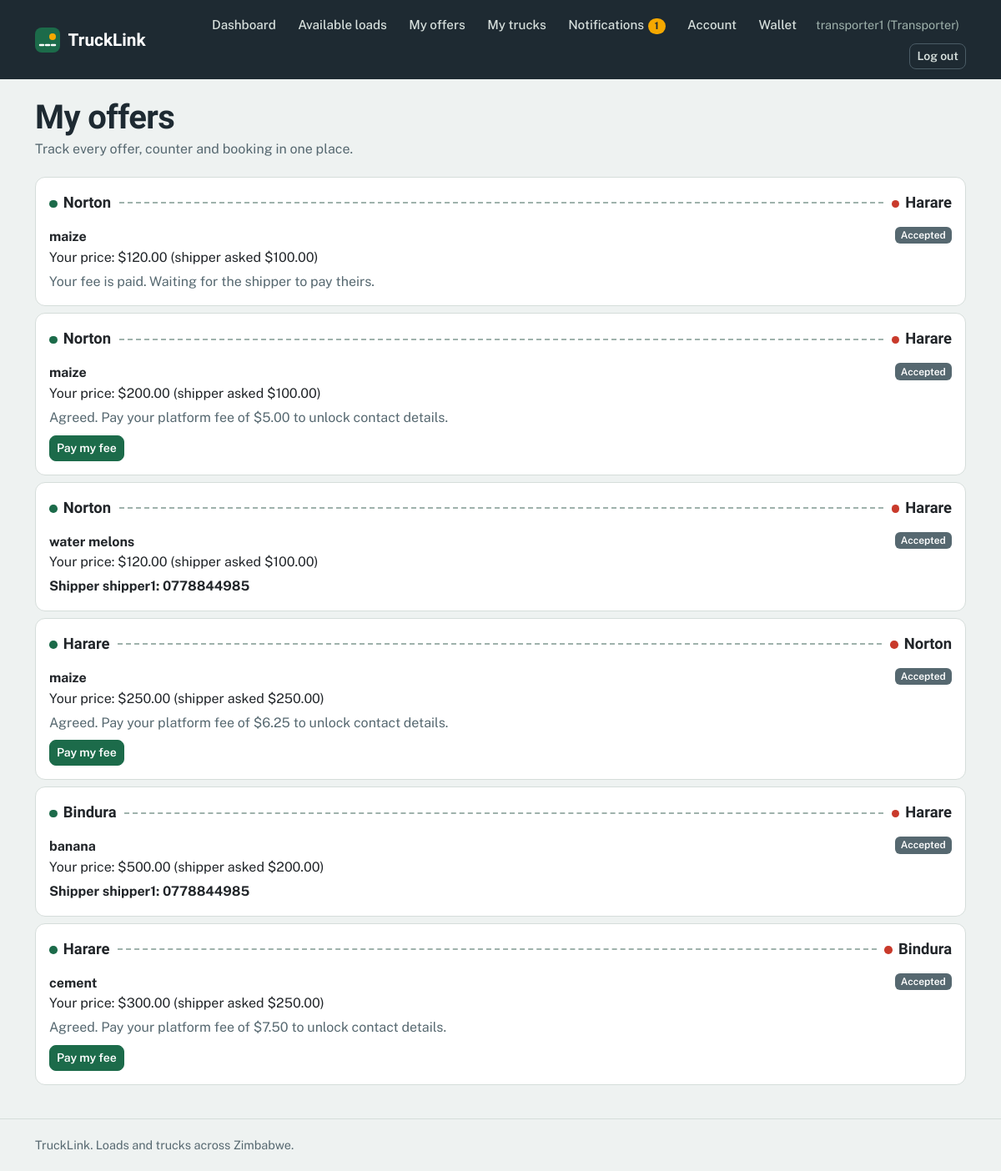
The app's page /loads/offers/ (signed in) with its own data.
### accounts/models.py (models this page shows, shortened)
class Profile(models.Model):
    ROLE_CHOICES = [
        ('shipper', 'Shipper (I have loads)'),
        ('transporter', 'Transporter (I have trucks)'),
    ]
    user = models.OneToOneField(settings.AUTH_USER_MODEL, on_delete=models.CASCADE)
    role = models.CharField(max_length=20, choices=ROLE_CHOICES)
    phone = models.CharField(max_length=20, blank=True)
    both_roles = models.BooleanField(default=False)

### loads/models.py (models this page shows, shortened)
class Offer(models.Model):
    STATUS_CHOICES = [
        ('pending', 'Awaiting shipper'),
        ('countered', 'Awaiting transporter'),
        ('accepted', 'Accepted'),
        ('declined', 'Declined'),
        ('withdrawn', 'Withdrawn'),
        ('expired', 'Expired'),
    ]
    load = models.ForeignKey(Load, on_delete=models.CASCADE, related_name='offers')
    transporter = models.ForeignKey(settings.AUTH_USER_MODEL, on_delete=models.CASCADE,
                                    related_name='offers')
    truck = models.ForeignKey('trucks.Truck', on_delete=models.SET_NULL,
                              null=True, blank=True)
    price = models.DecimalField(max_digits=10, decimal_places=2)
    message = models.CharField(max_length=200, blank=True)
    status = models.CharField(max_length=20, choices=STATUS_CHOICES, default='pending')
    accepted_at = models.DateTimeField(null=True, blank=True)
    created_at = models.DateTimeField(auto_now_add=True)
    def _fee(self, percent):
        fee = self.price * Decimal(str(percent)) / Decimal('100')
        minimum = Decimal(str(settings.PLATFORM_FEE_MINIMUM))
        return max(fee, minimum).quantize(Decimal('0.01'))
    @property
    def transporter_fee(self):
        return self._fee(settings.PLATFORM_FEE_PERCENT_TRANSPORTER)
    @property
    def shipper_paid(self):
        return self.payments.filter(status='paid', payer_role='shipper').exists()
    @property
    def transporter_paid(self):
        return self.payments.filter(status='paid', payer_role='transporter').exists()
    @property
    def fee_paid(self):
        return self.shipper_paid and self.transporter_paid
    @property
    def pay_deadline(self):
        if not self.accepted_at:
            return None
        hours = getattr(settings, 'PAYMENT_DEADLINE_HOURS', 24)
        return self.accepted_at + timedelta(hours=hours)

class Load(models.Model):
    STATUS_CHOICES = [
        ('open', 'Open'),
        ('booked', 'Booked'),
        ('delivered', 'Delivered'),
        ('expired', 'Expired'),
    ]
    CARGO_CHOICES = [
        ('general', 'General cargo'),
        ('bulk', 'Bulk'),
        ('perishable', 'Perishable'),
        ('fragile', 'Fragile'),
        ('hazardous', 'Hazardous'),
        ('livestock', 'Livestock'),
    ]
    URGENCY_CHOICES = [
        ('standard', 'Standard (1 to 3 days)'),
        ('urgent', 'Urgent (same day)'),
        ('scheduled', 'Scheduled (fixed date)'),
    ]
    TRUCK_NEEDED_CHOICES = [('any', 'Any truck')] + Truck.TYPE_CHOICES
    shipper = models.ForeignKey(settings.AUTH_USER_MODEL, on_delete=models.CASCADE,
                                related_name='loads', null=True, blank=True)
    title = models.CharField(max_length=100)
    pickup = models.CharField(max_length=100)
    destination = models.CharField(max_length=100)
    cargo_type = models.CharField(max_length=20, choices=CARGO_CHOICES, default='general')
    weight_tonnes = models.DecimalField(max_digits=6, decimal_places=2)
    truck_type_needed = models.CharField(max_length=20, choices=TRUCK_NEEDED_CHOICES, default='any')
    offered_price = models.DecimalField(max_digits=10, decimal_places=2)
    urgency = models.CharField(max_length=20, choices=URGENCY_CHOICES, default='standard')
    pickup_date = models.DateField(null=True, blank=True)
    description = models.TextField(blank=True, default='')
    insured = models.BooleanField(default=False)
    insurance_provider = models.CharField(max_length=100, blank=True, default='')
    coverage_amount = models.DecimalField(max_digits=12, decimal_places=2, null=True, blank=True)
    status = models.CharField(max_length=20, choices=STATUS_CHOICES, default='open')
    created_at = models.DateTimeField(auto_now_add=True)

### loads/views.py (the view)
# urls.py: path('offers/', views.my_offers, name='my_offers'),
@login_required
def my_offers(request):
    if _role(request.user) != 'transporter':
        return redirect('home')
    run_housekeeping()
    offers = (Offer.objects.filter(transporter=request.user)
              .select_related('load', 'load__shipper').order_by('-created_at'))
    return render(request, 'loads/my_offers.html', {'offers': offers})

### accounts/templatetags/notify_tags.py (called while the page is built)
@register.simple_tag
def unread_count(user):
    if not user.is_authenticated:
        return 0
    return user.notifications.filter(is_read=False).count()

### loads/services.py (called while the page is built, shortened)
def deadline_hours():
    return getattr(settings, 'PAYMENT_DEADLINE_HOURS', 24)

def expire_loads():
    stale = Load.objects.filter(status='open', pickup_date__lt=timezone.localdate())

def release_unpaid_bookings():
    cutoff = timezone.now() - timedelta(hours=deadline_hours())
    late = (Offer.objects
            .filter(status='accepted', accepted_at__lt=cutoff, load__status='booked')
            .select_related('load', 'load__shipper', 'transporter'))

def run_housekeeping():
    expire_loads()
    release_unpaid_bookings()

### loads/views.py (called while the page is built)
def _role(user):
    profile = getattr(user, 'profile', None)
    return profile.role if profile else None

### loads/templates/loads/my_offers.html (shortened to what this page needs)
{% extends 'base.html' %}
{% block content %}
<div class="page-head">
  <h1>My offers</h1>
  <p class="muted mb-0">Track every offer, counter and booking in one place.</p>
</div>
{% for offer in offers %}
<div class="card mb-2">
  <div class="card-body">
    <div class="route"><span class="town">{{ offer.load.pickup }}</span><span class="line"></span><span class="town">{{ offer.load.destination }}</span></div>
    <div class="d-flex justify-content-between align-items-start flex-wrap gap-2">
      <strong>{{ offer.load.title }}</strong>
      <span class="badge bg-secondary">{{ offer.get_status_display }}</span>
    </div>
    <p class="mb-1">Your price: ${{ offer.price }} (shipper asked ${{ offer.load.offered_price }})</p>
    {% if offer.status == 'countered' %}
      <p class="mb-2"><strong>The shipper countered at ${{ offer.price }}.</strong> Your move.</p>
      <a href="{% url 'load_detail' offer.load.pk %}" class="btn btn-sm btn-primary">Respond</a>
    {% elif offer.status == 'accepted' %}
      {% if offer.fee_paid %}
        <p class="mb-0 fw-bold">Shipper {{ offer.load.shipper.username }}: {{ offer.load.shipper.profile.phone|default:"no phone given" }}</p>
      {% elif offer.transporter_paid %}
        <p class="mb-0 muted">Your fee is paid. Waiting for the shipper to pay theirs.</p>
      {% else %}
        <p class="mb-2 muted">Agreed. Pay your platform fee of ${{ offer.transporter_fee }}{% if offer.pay_deadline %} by {{ offer.pay_deadline|date:"d M, H:i" }}{% endif %} to unlock contact details.</p>
        <a href="{% url 'load_detail' offer.load.pk %}" class="btn btn-sm btn-success">Pay my fee</a>
      {% endif %}
    {% else %}
      <a href="{% url 'load_detail' offer.load.pk %}" class="btn btn-sm btn-outline-primary">View</a>
    {% endif %}
  </div>
</div>
{% empty %}
<div class="empty">You have not made any offers yet. Browse <a href="{% url 'load_list' %}">available loads</a>.</div>
{% endfor %}
{% endblock %}

### accounts/templates/base.html (shortened to what this page needs)
{% load notify_tags %}
<!DOCTYPE html>
<html lang="en">
<head>
  <link href="https://cdn.jsdelivr.net/npm/bootstrap@5.3.3/dist/css/bootstrap.min.css" rel="stylesheet">
</head>
<body>
  {% unread_count user as unread %}
  <header class="topbar">
    <div class="container topbar-inner">
      <a href="{% url 'home' %}" class="brand">
        <svg width="30" height="30" viewBox="0 0 30 30" aria-hidden="true"><rect width="30" height="30" rx="8" fill="#1C6B4A"/><path d="M6 21 L24 21" stroke="#fff" stroke-width="2.5" stroke-dasharray="4 3" stroke-linecap="round"/><circle cx="21" cy="11" r="4" fill="#F5A800"/></svg>
        <span>TruckLink</span>
      </a>
      <nav class="navlinks" aria-label="Main">
        {% if user.is_authenticated %}
          <a class="navlink" href="{% url 'dashboard' %}">Dashboard</a>
          {% if user.profile.role == 'shipper' %}
            <a class="navlink" href="{% url 'truck_list' %}">Available trucks</a>
            <a class="navlink" href="{% url 'post_load' %}">Post a load</a>
            <a class="navlink" href="{% url 'my_loads' %}">My loads</a>
          {% elif user.profile.role == 'transporter' %}
            <a class="navlink" href="{% url 'load_list' %}">Available loads</a>
            <a class="navlink" href="{% url 'my_offers' %}">My offers</a>
            <a class="navlink" href="{% url 'my_trucks' %}">My trucks</a>
          {% else %}
            <a class="navlink" href="{% url 'load_list' %}">Loads</a>
            <a class="navlink" href="{% url 'truck_list' %}">Trucks</a>
          {% endif %}
          <a class="navlink" href="{% url 'notifications' %}">Notifications{% if unread %}<span class="count">{{ unread }}</span>{% endif %}</a>
          <a class="navlink" href="{% url 'account' %}">Account</a>
                    <a class="navlink" href="{% url 'wallet_home' %}">Wallet</a>
          <span class="userchip">{{ user.username }}{% if user.profile %} ({{ user.profile.role|title }}){% endif %}</span>
          <form method="post" action="{% url 'logout' %}" class="d-inline">
            <button type="submit" class="btn btn-sm btn-nav">Log out</button>
          </form>
        {% else %}
          <a class="navlink" href="{% url 'login' %}">Log in</a>
          <a class="btn btn-sm btn-warning" href="{% url 'register' %}">Register</a>
        {% endif %}
      </nav>
    </div>
  </header>
  <main id="main">
    <div class="container">
      {% block content %}{% endblock %}
    </div>
  </main>
  <footer class="footer">
    <div class="container">TruckLink. Loads and trucks across Zimbabwe.</div>
  </footer>
</body>
</html>

### accounts/templates/base.html (style rules this page uses)
:root { --asphalt:#1E2A32; --mist:#EEF2F1; --paper:#FFFFFF; --msasa:#1C6B4A; --msasa-dark:#14513A; --msasa-tint:#E1F0E9; --amber:#F5A800; --amber-tint:#FFF1CC; --brake:#C93A2B; --brake-tint:#FBE5E1; --line:#D5DDDA; --muted:#566870; --bs-primary-rgb:28,107,74; --bs-success-rgb:28,107,74; --bs-warning-rgb:245,168,0; --bs-danger-rgb:201,58,43; --bs-secondary-rgb:86,104,112; }
body { font-family:'Public Sans',system-ui,-apple-system,'Segoe UI',sans-serif; background:var(--mist); color:var(--asphalt); line-height:1.55; min-height:100vh; display:flex; flex-direction:column; }
main { flex:1; }
h1,h2,h3,h4,.display-font { font-family:'Bricolage Grotesque','Public Sans',sans-serif; font-weight:700; letter-spacing:-.015em; line-height:1.1; }
main h1 { margin-top:1.5rem; }
a { color:var(--msasa); }
.muted { color:var(--muted); }
.topbar { background:var(--asphalt); color:#fff; }
.topbar-inner { display:flex; align-items:center; justify-content:space-between; gap:1rem; padding-top:.75rem; padding-bottom:.75rem; }
.brand { display:flex; align-items:center; gap:.6rem; color:#fff; text-decoration:none; font-family:'Bricolage Grotesque',sans-serif; font-weight:700; font-size:1.3rem; }
.navlinks { display:flex; align-items:center; gap:.25rem; flex-wrap:wrap; justify-content:flex-end; }
.navlink { color:#D7E0DD; text-decoration:none; padding:.4rem .7rem; border-radius:8px; font-weight:500; font-size:.95rem; }
.userchip { color:#9FB2AC; font-size:.9rem; padding:0 .5rem; }
.count { display:inline-block; min-width:1.3rem; padding:0 .4rem; border-radius:999px; background:var(--amber); color:var(--asphalt); font-size:.75rem; font-weight:700; text-align:center; margin-left:.3rem; }
.btn { border-radius:8px; font-weight:600; }
.btn-primary, .btn-success { --bs-btn-color:#fff; --bs-btn-bg:#1C6B4A; --bs-btn-border-color:#1C6B4A; --bs-btn-hover-color:#fff; --bs-btn-hover-bg:#14513A; --bs-btn-hover-border-color:#14513A; --bs-btn-active-color:#fff; --bs-btn-active-bg:#14513A; --bs-btn-active-border-color:#14513A; }
.btn-nav { --bs-btn-color:#D7E0DD; --bs-btn-border-color:#4B5C66; --bs-btn-hover-color:#fff; --bs-btn-hover-bg:rgba(255,255,255,.1); --bs-btn-hover-border-color:#9FB2AC; --bs-btn-active-color:#fff; --bs-btn-active-bg:rgba(255,255,255,.15); }
.card { border:1px solid var(--line); border-radius:12px; background:var(--paper); box-shadow:none; }
.badge { border-radius:6px; font-weight:600; padding:.35em .6em; }
.route { display:flex; align-items:center; gap:.6rem; margin-bottom:.9rem; }
.route .town { font-family:'Bricolage Grotesque',sans-serif; font-weight:700; font-size:1.15rem; white-space:nowrap; }
.route .town::before { content:""; display:inline-block; width:.6rem; height:.6rem; border-radius:50%; margin-right:.45rem; background:var(--msasa); }
.route .town:last-child::before { background:var(--brake); }
.route .line { flex:1; min-width:24px; border-top:2px dashed #9FB2AC; }
.page-head { margin:1.5rem 0 1.25rem; }
.page-head h1 { font-size:clamp(1.75rem,4vw,2.5rem); margin:0 0 .25rem; }
.footer { border-top:1px solid var(--line); color:var(--muted); padding:1.25rem 0; margin-top:2rem; font-size:.9rem; }

### records on screen
Offer: load.pickup "Norton", load.destination "Harare", load "maize", status "Accepted", price "120.00", load.offered_price "100.00", shows "Your fee is paid. Waiting for the shipper to pay theirs."
Offer: load.pickup "Norton", load.destination "Harare", load "maize", status "Accepted", price "200.00", load.offered_price "100.00", transporter_fee "5.00"
Offer: load.pickup "Norton", load.destination "Harare", load "water melons", status "Accepted", price "120.00", load.offered_price "100.00", load.shipper.username "shipper1", load.shipper.profile.phone "0778844985"
Offer: load.pickup "Harare", load.destination "Norton", load "maize", status "Accepted", price "250.00", load.offered_price "250.00", transporter_fee "6.25"
Offer: load.pickup "Bindura", load.destination "Harare", load "banana", status "Accepted", price "500.00", load.offered_price "200.00", load.shipper.username "shipper1", load.shipper.profile.phone "0778844985"
Offer: load.pickup "Harare", load.destination "Bindura", load "cement", status "Accepted", price "300.00", load.offered_price "250.00", transporter_fee "7.50"

### other values on screen
{{ unread }} "1"
{{ user.username }} "transporter1"
{{ user.profile.role|title }} "Transporter"
